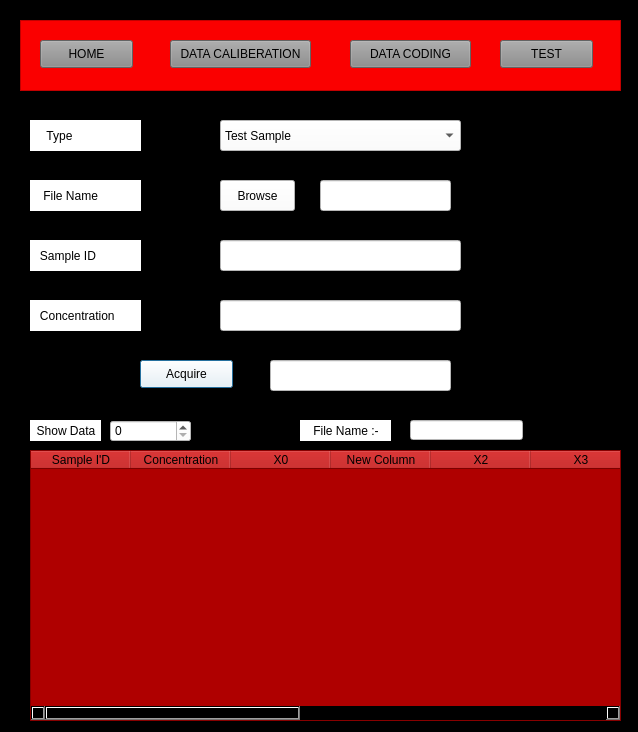
<?xml version="1.0" encoding="UTF-8"?>
<ui version="4.0">
 <class>Dialog</class>
 <widget class="QDialog" name="Dialog">
  <property name="geometry">
   <rect>
    <x>0</x>
    <y>0</y>
    <width>638</width>
    <height>732</height>
   </rect>
  </property>
  <property name="windowTitle">
   <string>Dialog</string>
  </property>
  <property name="styleSheet">
   <string notr="true">background-color: rgb(0, 0, 0);</string>
  </property>
  <widget class="QTableWidget" name="tableWidget">
   <property name="geometry">
    <rect>
     <x>30</x>
     <y>450</y>
     <width>591</width>
     <height>271</height>
    </rect>
   </property>
   <property name="styleSheet">
    <string notr="true">background-color: rgb(175, 0, 0);</string>
   </property>
   <column>
    <property name="text">
     <string>Sample I'D</string>
    </property>
   </column>
   <column>
    <property name="text">
     <string>Concentration</string>
    </property>
   </column>
   <column>
    <property name="text">
     <string>X0</string>
    </property>
   </column>
   <column>
    <property name="text">
     <string>New Column</string>
    </property>
   </column>
   <column>
    <property name="text">
     <string>X2</string>
    </property>
   </column>
   <column>
    <property name="text">
     <string>X3</string>
    </property>
   </column>
   <column>
    <property name="text">
     <string>X4</string>
    </property>
   </column>
   <column>
    <property name="text">
     <string>X5</string>
    </property>
   </column>
   <column>
    <property name="text">
     <string>X6</string>
    </property>
   </column>
   <column>
    <property name="text">
     <string>X7</string>
    </property>
   </column>
   <column>
    <property name="text">
     <string>X9</string>
    </property>
   </column>
  </widget>
  <widget class="QPushButton" name="Acq_btn">
   <property name="geometry">
    <rect>
     <x>140</x>
     <y>360</y>
     <width>93</width>
     <height>28</height>
    </rect>
   </property>
   <property name="styleSheet">
    <string notr="true">background-color: rgb(255, 255, 255);
color: rgb(0, 0, 0);</string>
   </property>
   <property name="text">
    <string>Acquire</string>
   </property>
  </widget>
  <widget class="QLabel" name="label">
   <property name="geometry">
    <rect>
     <x>30</x>
     <y>120</y>
     <width>111</width>
     <height>31</height>
    </rect>
   </property>
   <property name="styleSheet">
    <string notr="true">color: rgb(0, 0, 0);
font: 11pt &quot;MS Shell Dlg 2&quot;;
background-color: rgb(255, 255, 255);</string>
   </property>
   <property name="text">
    <string>     Type</string>
   </property>
  </widget>
  <widget class="QLabel" name="label_2">
   <property name="geometry">
    <rect>
     <x>30</x>
     <y>180</y>
     <width>111</width>
     <height>31</height>
    </rect>
   </property>
   <property name="styleSheet">
    <string notr="true">color: rgb(0, 0, 0);
font: 11pt &quot;MS Shell Dlg 2&quot;;
background-color: rgb(255, 255, 255);</string>
   </property>
   <property name="text">
    <string>    File Name</string>
   </property>
  </widget>
  <widget class="QLabel" name="label_3">
   <property name="geometry">
    <rect>
     <x>30</x>
     <y>240</y>
     <width>111</width>
     <height>31</height>
    </rect>
   </property>
   <property name="styleSheet">
    <string notr="true">color: rgb(0, 0, 0);
font: 11pt &quot;MS Shell Dlg 2&quot;;
background-color: rgb(255, 255, 255);</string>
   </property>
   <property name="text">
    <string>   Sample ID</string>
   </property>
  </widget>
  <widget class="QLabel" name="label_4">
   <property name="geometry">
    <rect>
     <x>30</x>
     <y>300</y>
     <width>111</width>
     <height>31</height>
    </rect>
   </property>
   <property name="styleSheet">
    <string notr="true">color: rgb(0, 0, 0);
font: 11pt &quot;MS Shell Dlg 2&quot;;
background-color: rgb(255, 255, 255);</string>
   </property>
   <property name="text">
    <string>   Concentration</string>
   </property>
  </widget>
  <widget class="QComboBox" name="type_box">
   <property name="geometry">
    <rect>
     <x>220</x>
     <y>120</y>
     <width>241</width>
     <height>31</height>
    </rect>
   </property>
   <property name="styleSheet">
    <string notr="true">background-color: rgb(255, 255, 255);</string>
   </property>
   <item>
    <property name="text">
     <string>Test Sample</string>
    </property>
   </item>
   <item>
    <property name="text">
     <string/>
    </property>
   </item>
  </widget>
  <widget class="QPushButton" name="browse_btn">
   <property name="geometry">
    <rect>
     <x>220</x>
     <y>180</y>
     <width>75</width>
     <height>31</height>
    </rect>
   </property>
   <property name="styleSheet">
    <string notr="true">background-color: rgb(255, 255, 255);</string>
   </property>
   <property name="text">
    <string>Browse</string>
   </property>
  </widget>
  <widget class="QLineEdit" name="file_name">
   <property name="geometry">
    <rect>
     <x>320</x>
     <y>180</y>
     <width>131</width>
     <height>31</height>
    </rect>
   </property>
   <property name="styleSheet">
    <string notr="true">background-color: rgb(255, 255, 255);
color: rgb(0, 0, 0);</string>
   </property>
   <property name="text">
    <string/>
   </property>
  </widget>
  <widget class="QLineEdit" name="sample_input">
   <property name="geometry">
    <rect>
     <x>220</x>
     <y>240</y>
     <width>241</width>
     <height>31</height>
    </rect>
   </property>
   <property name="styleSheet">
    <string notr="true">background-color: rgb(255, 255, 255);
color: rgb(0, 0, 0);</string>
   </property>
   <property name="text">
    <string/>
   </property>
  </widget>
  <widget class="QLineEdit" name="conc_input">
   <property name="geometry">
    <rect>
     <x>220</x>
     <y>300</y>
     <width>241</width>
     <height>31</height>
    </rect>
   </property>
   <property name="styleSheet">
    <string notr="true">background-color: rgb(255, 255, 255);
color: rgb(0, 0, 0);</string>
   </property>
   <property name="text">
    <string/>
   </property>
  </widget>
  <widget class="QLineEdit" name="file_obtain">
   <property name="geometry">
    <rect>
     <x>270</x>
     <y>360</y>
     <width>181</width>
     <height>31</height>
    </rect>
   </property>
   <property name="styleSheet">
    <string notr="true">background-color: rgb(255, 255, 255);
color: rgb(0, 0, 0);</string>
   </property>
  </widget>
  <widget class="QLabel" name="label_5">
   <property name="geometry">
    <rect>
     <x>30</x>
     <y>420</y>
     <width>71</width>
     <height>21</height>
    </rect>
   </property>
   <property name="styleSheet">
    <string notr="true">color: rgb(0, 0, 0);
gridline-color: rgb(170, 0, 0);
background-color: rgb(255, 255, 255);</string>
   </property>
   <property name="text">
    <string>  Show Data</string>
   </property>
  </widget>
  <widget class="QSpinBox" name="spinBox">
   <property name="geometry">
    <rect>
     <x>110</x>
     <y>420</y>
     <width>81</width>
     <height>22</height>
    </rect>
   </property>
   <property name="styleSheet">
    <string notr="true">color: rgb(0, 0, 0);
background-color: rgb(255, 255, 255);</string>
   </property>
  </widget>
  <widget class="QLabel" name="label_6">
   <property name="geometry">
    <rect>
     <x>300</x>
     <y>420</y>
     <width>91</width>
     <height>21</height>
    </rect>
   </property>
   <property name="styleSheet">
    <string notr="true">background-color: rgb(255, 255, 255);
color: rgb(0, 0, 0);</string>
   </property>
   <property name="text">
    <string>    File Name :-</string>
   </property>
  </widget>
  <widget class="QLineEdit" name="file_input">
   <property name="geometry">
    <rect>
     <x>410</x>
     <y>420</y>
     <width>113</width>
     <height>20</height>
    </rect>
   </property>
   <property name="styleSheet">
    <string notr="true">background-color: rgb(255, 255, 255);
background-color: rgb(255, 255, 255);
color: rgb(0, 0, 0);</string>
   </property>
  </widget>
  <widget class="QFrame" name="frame">
   <property name="geometry">
    <rect>
     <x>20</x>
     <y>20</y>
     <width>601</width>
     <height>71</height>
    </rect>
   </property>
   <property name="styleSheet">
    <string notr="true">background-color: rgb(250, 0, 0);</string>
   </property>
   <property name="frameShape">
    <enum>QFrame::StyledPanel</enum>
   </property>
   <property name="frameShadow">
    <enum>QFrame::Raised</enum>
   </property>
   <widget class="QPushButton" name="home_btn">
    <property name="geometry">
     <rect>
      <x>20</x>
      <y>20</y>
      <width>93</width>
      <height>28</height>
     </rect>
    </property>
    <property name="styleSheet">
     <string notr="true">QPushButton{
color: rgb(0, 0, 0);
background-color: rgb(139, 139, 139);
border-bottom-color: rgb(238, 238, 238);
}

QPushButton: hover{
color: rgb(0, 0, 0);
background-color: rgb(139, 139, 139);
border-bottom-color: rgb(238, 238, 238);
}







</string>
    </property>
    <property name="text">
     <string>HOME</string>
    </property>
   </widget>
   <widget class="QPushButton" name="dataca_btn">
    <property name="geometry">
     <rect>
      <x>150</x>
      <y>20</y>
      <width>141</width>
      <height>28</height>
     </rect>
    </property>
    <property name="styleSheet">
     <string notr="true">color: rgb(0, 0, 0);
background-color: rgb(139, 139, 139);</string>
    </property>
    <property name="text">
     <string>DATA CALIBERATION</string>
    </property>
   </widget>
   <widget class="QPushButton" name="data_btn">
    <property name="geometry">
     <rect>
      <x>330</x>
      <y>20</y>
      <width>121</width>
      <height>28</height>
     </rect>
    </property>
    <property name="styleSheet">
     <string notr="true">color: rgb(0, 0, 0);
background-color: rgb(139, 139, 139);</string>
    </property>
    <property name="text">
     <string>DATA CODING</string>
    </property>
   </widget>
   <widget class="QPushButton" name="test_btn">
    <property name="geometry">
     <rect>
      <x>480</x>
      <y>20</y>
      <width>93</width>
      <height>28</height>
     </rect>
    </property>
    <property name="styleSheet">
     <string notr="true">color: rgb(0, 0, 0);
background-color: rgb(139, 139, 139);</string>
    </property>
    <property name="text">
     <string>TEST</string>
    </property>
   </widget>
  </widget>
 </widget>
 <resources/>
 <connections/>
</ui>
